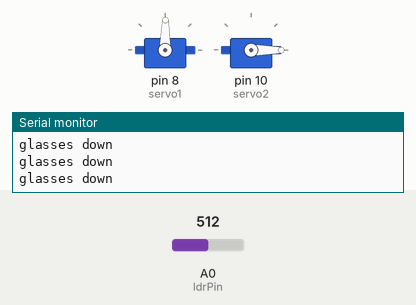
A sketch run on a simulated Arduino Uno, built with avr-gcc and run on an emulated ATmega328P. On the bench: 2 × servo, the last lines printed to the serial monitor. The inputs (shaded band) are chosen by the test bench; at power-on: A0 (ldrPin) = 512.

Above: at 3.2 s.
3.3 s: A0 (ldrPin) set to 589
4.8 s: A0 (ldrPin) set to 617
At 5.8 s:
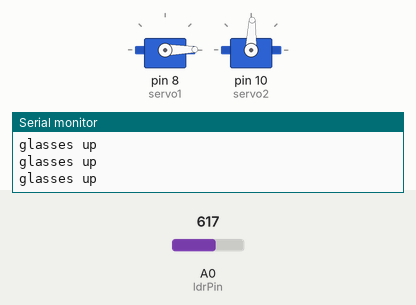
6.3 s: A0 (ldrPin) set to 590
At 7.2 s:
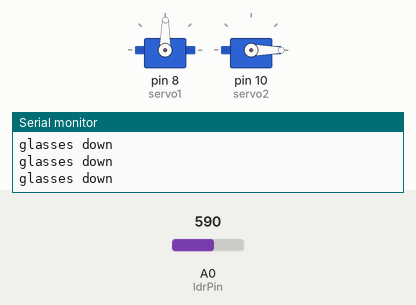
7.8 s: A0 (ldrPin) set to 610
At 8.5 s:
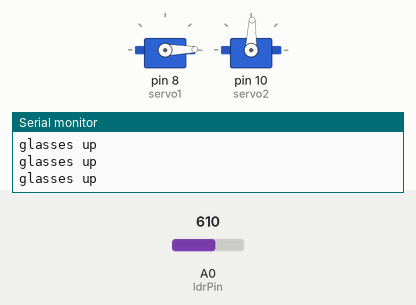
Timing chart, 0 to 10.3 s (numbered marks = the images above; inputs shaded):
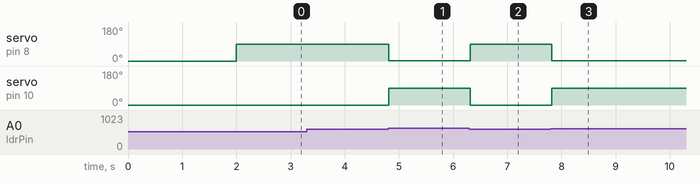

Measured:
- the behaviour switches between 600 and 601 on A0 (ldrPin) (found by bisection; images 0 and 1)
- after the input at 4.8 s, servo on pin 8 (servo1): 89° → 1° at once; servo on pin 10 (servo2): 0° → 88° at once
- after the input at 6.3 s, servo on pin 8 (servo1): 1° → 89° at once; servo on pin 10 (servo2): 88° → 0° at once
- after the input at 7.8 s, servo on pin 8 (servo1): 89° → 1° at once; servo on pin 10 (servo2): 0° → 88° at once

The sketch:

arduino_code.ino
```cpp
#include <Servo.h> //initialize servo library

Servo servo1; //define servo 1
Servo servo2; //define servo 2
const int ldrPin = A0;  //define photo diode

void setup() {

Serial.begin(9600); //open serial port

pinMode(ldrPin, INPUT); //define pin mode of photo diode

servo1.attach(8); //attach servo 1 to pin 8 (right side)
servo1.write(0); // define initial servo 2 placement in degrees
servo2.attach(10); //attach servo 1 to pin 8 (right side)
servo2.write(0); // define initial servo 2 placement in degrees

delay(2000);
}

void loop() {

int ldrStatus = analogRead(ldrPin); //read photo sensor

if (ldrStatus <=600) {
 // for glasses down "in the sun"
servo1.write(89);
servo2.write(0);
delay(100);

Serial.println("glasses down"); //used for help when gluing the arms to servos

}

else {
// for glasses up "in the shade/indoors"
servo1.write(1);  // define servo position when not bright enough
servo2.write(88); // define servo position when not bright enough
delay(100);
Serial.println("glasses up"); //used for help when gluing the arms to servos

}

}
```
